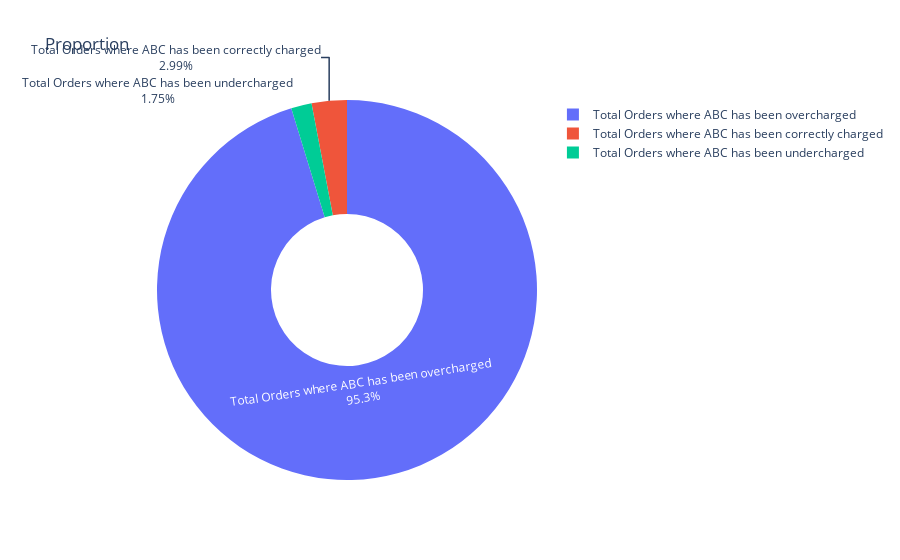

The notebook cell this image was saved under:
### Code cell
import plotly.graph_objects as go
fig = go.Figure(data=go.Pie(labels=df_summary['Description'],
                            values=df_summary['Count'],
                            textinfo='label+percent',
                            hole=0.4))
fig.update_layout(title='Proportion')

fig.show()

### Figure 1 — Plotly figure (JSON) as saved in the notebook; plotly's stock layout.template omitted (floating-point values rounded to 4 significant figures)
{"data": [{"hole": 0.4, "labels": ["Total Orders where ABC has been correctly charged", "Total Orders where ABC has been overcharged", "Total Orders where ABC has been undercharged"], "textinfo": "label+percent", "type": "pie", "values": [12, 382, 7]}], "layout": {"title": {"text": "Proportion"}}}
